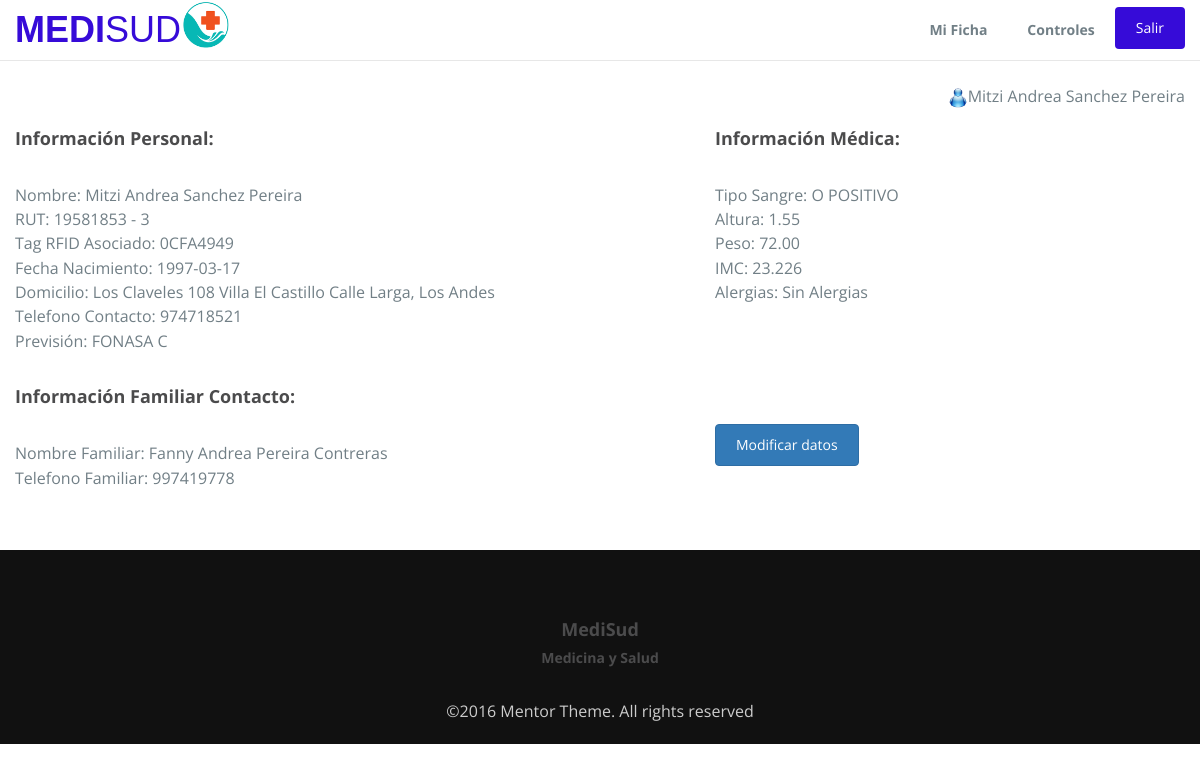
The page /FichaPac.php (signed in) on the database as committed earlier.
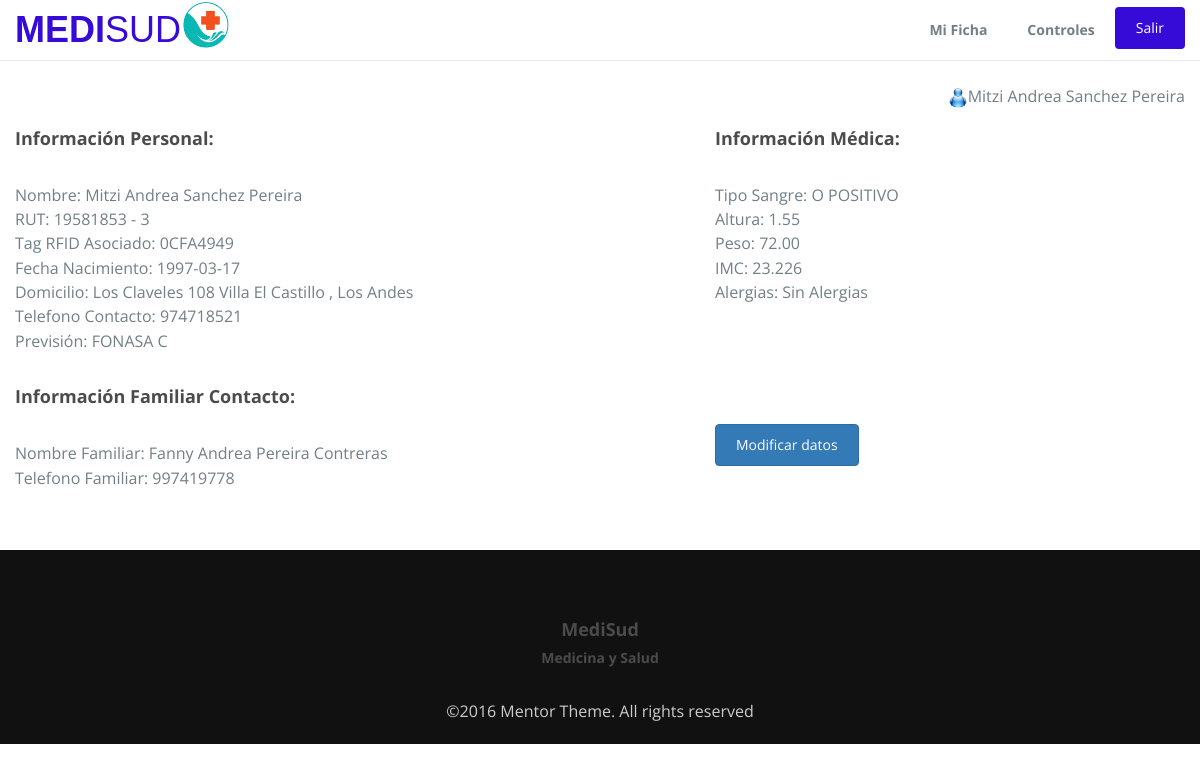
The same page on the database as committed later.
### tables this page shows
CREATE TABLE `paciente` (
  `Rut` int(8) NOT NULL,
  `Dv` varchar(1) NOT NULL,
  `Nombre` varchar(80) NOT NULL,
  `FechaNac` date NOT NULL,
  `Sexo` char(1) NOT NULL,
  `Domicilio` varchar(80) NOT NULL,
  `Comuna` varchar(30) NOT NULL,
  `Localidad` varchar(20) NOT NULL,
  `Fono` int(9) NOT NULL,
  `Prevision` varchar(15) NOT NULL,
  `Altura` decimal(3,2) NOT NULL,
  `Peso` decimal(5,2) NOT NULL,
  `TipoSangre` char(2) NOT NULL,
  `FactorRH` char(8) NOT NULL,
  `alergias` varchar(100) NOT NULL,
  `NombreFamiliar` varchar(80) NOT NULL,
  `TelefonoFamiliar` int(9) NOT NULL,
  `CodRFID` varchar(16) NOT NULL
);

### FichaPac.php (the view, shortened to what this page needs)
<!DOCTYPE html>
<html lang="en">
  <head>
    <link rel="stylesheet" type="text/css" href="css/font-awesome.min.css">
    <link rel="stylesheet" type="text/css" href="css/bootstrap.min.css">
    <link rel="stylesheet" type="text/css" href="css/imagehover.min.css">
    <link rel="stylesheet" type="text/css" href="css/style.css">
    <link rel="stylesheet" type="text/css" href="css/tabla.css">
  </head>
  <body>
    <nav class="navbar navbar-default navbar-fixed-top">
      <div class="container">
        <div class="navbar-header">
            <a class="navbar-brand" href="accesoPac.php">MEDI<span>SUD</span></a><img src="img/logo2.png" width="50" />
        </div>
        <div class="collapse navbar-collapse" id="myNavbar">
        <ul class="nav navbar-nav navbar-right">
            <li><a href="FichaPac.php">Mi Ficha</a></li>
            <li><a href="ControlesPac.php">Controles</a></li>
            <li><form action="FichaPac.php" method="post">
                    <button type="submit" class="btn btn-green btn-block btn-flat" name="salir" style="margin-top:10%">Salir</button>
            </form>
            </li>
        </ul>
        </div>
      </div>
    </nav>
    <section id ="feature" class="section-padding">
        <div class="container">
            <div class="row" style="text-align: right">
              <?php
                echo '<br><p style="text-align:right"><img src="img/blue.png" width="20" />'.$_SESSION['nombre'].'</p>';
              ?>
          </div>
            <div class="row">
            <?php
                $usu = $_SESSION['user'];
                require 'conexion.php';
                $sql="SELECT * FROM paciente WHERE Rut=$usu";
                $result=$conn->query($sql);
                if($result->num_rows>0){
                    while($row = $result->fetch_assoc()){
                        $peso=$row['Peso'];
                            $altura=$row['Altura'];
                            $imc=round($peso/(($altura)*2),3);
                        echo '<div class="row">
                                      <div class="col-md-7 col-sm-7 col-xs-7 left">
                                            <h4>Información Personal:</h4><br>
                                            Nombre: '.$row['Nombre'].'<br>
                                            RUT: '.$row['Rut'].' - '.$row['Dv'].'<br>
                                            Tag RFID Asociado: '.$row['CodRFID'].'<br>
                                            Fecha Nacimiento: '.$row['FechaNac'].'<br>
                                            Domicilio: '.$row['Domicilio'].', '.$row['Localidad'].'<br>
                                            Telefono Contacto: '.$row['Fono'].'<br>
                                            Previsión: '.$row['Prevision'].'<br><br>
                                      </div>
                                      <div class="col-md-5 col-sm-5 col-xs-5 left">
                                            <h4>Información Médica: </h4><br>
                                            Tipo Sangre: '.$row['TipoSangre'].'  '.$row['FactorRH'].'<br>
                                            Altura: '.$row['Altura'].'<br>
                                            Peso: '. $row['Peso'].'<br>
                                            IMC: '.$imc.'<br>
                                            Alergias: '. $row['alergias'].'<br>
                                      </div>
                            </div>
                            <div class="row">
                                  <div class="col-md-7 col-sm-7 col-xs-7 left">
                                        <h4>Información Familiar Contacto: </h4><br>
                                        Nombre Familiar: '.$row['NombreFamiliar'].'<br>
                                        Telefono Familiar: '. $row['TelefonoFamiliar'].'<br>
                                   </div>
                                   <div class="col-md-5 col-sm-5 col-xs-5 left">
                                        <a href="#" data-target="#loginMod" data-toggle="modal">
                                            <button type="submit" class="btn btn-primary" name="modificar" style="margin-top:10%">Modificar datos</button>
                                        </a>
                                   </div>
                            </div>';
                    }
                }else{
                    echo '<center><h2>Ficha inexistente</h2></center>';
                }
            ?>
            </div>
        </div>
    </section>
    <footer id="footer" class="footer">
      <div class="container text-center">
      <h4>MediSud</h4>
      <h5>Medicina y Salud</h5>
      <br>©2016 Mentor Theme. All rights reserved
      </div>
    </footer>
  </body>
</html>

Rows that differ between the two databases and show on the page:
changed paciente "Mitzi Andrea Sanchez Pereira": Domicilio "Los Claveles 108 Villa El Castillo Calle Larga" → "Los Claveles 108 Villa El Castillo"
